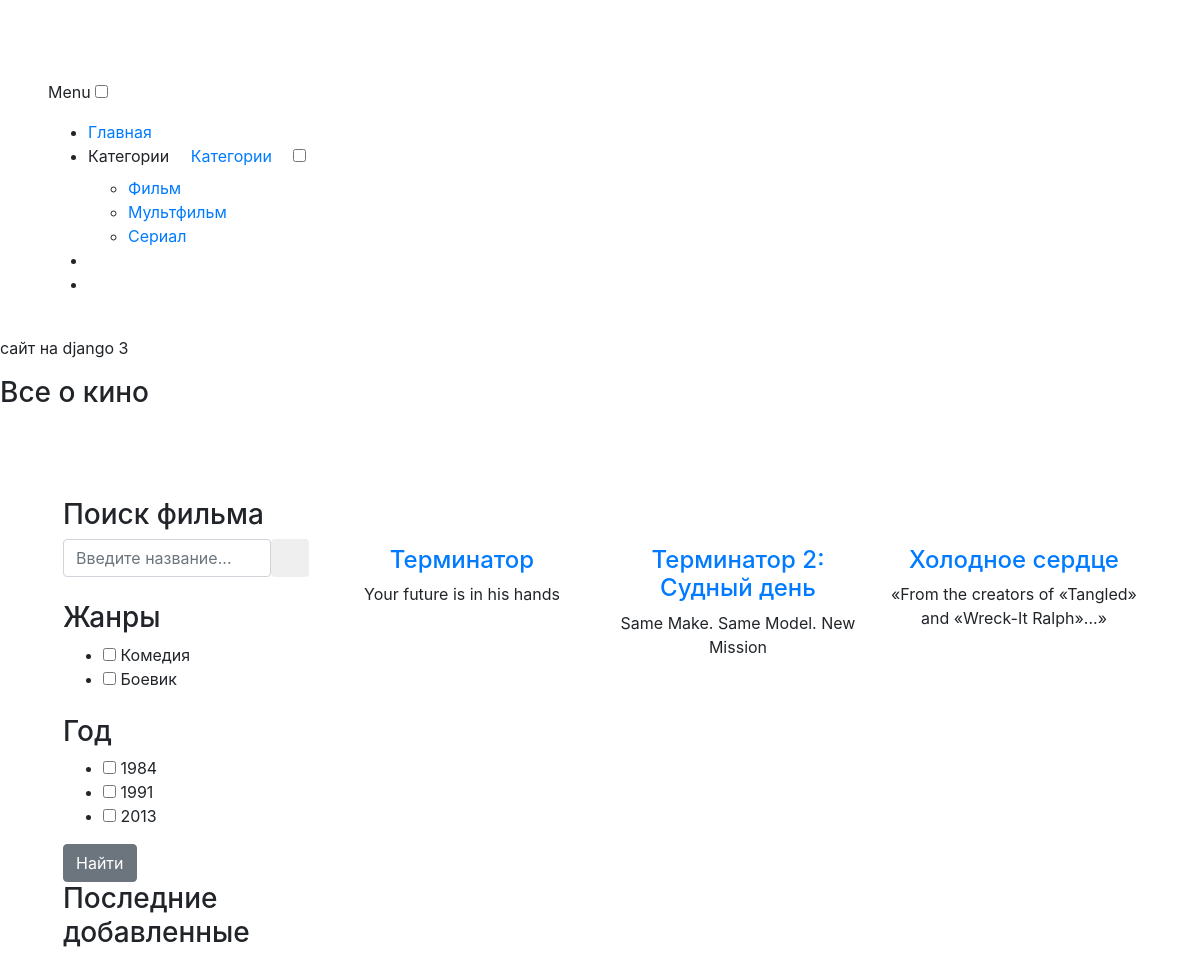
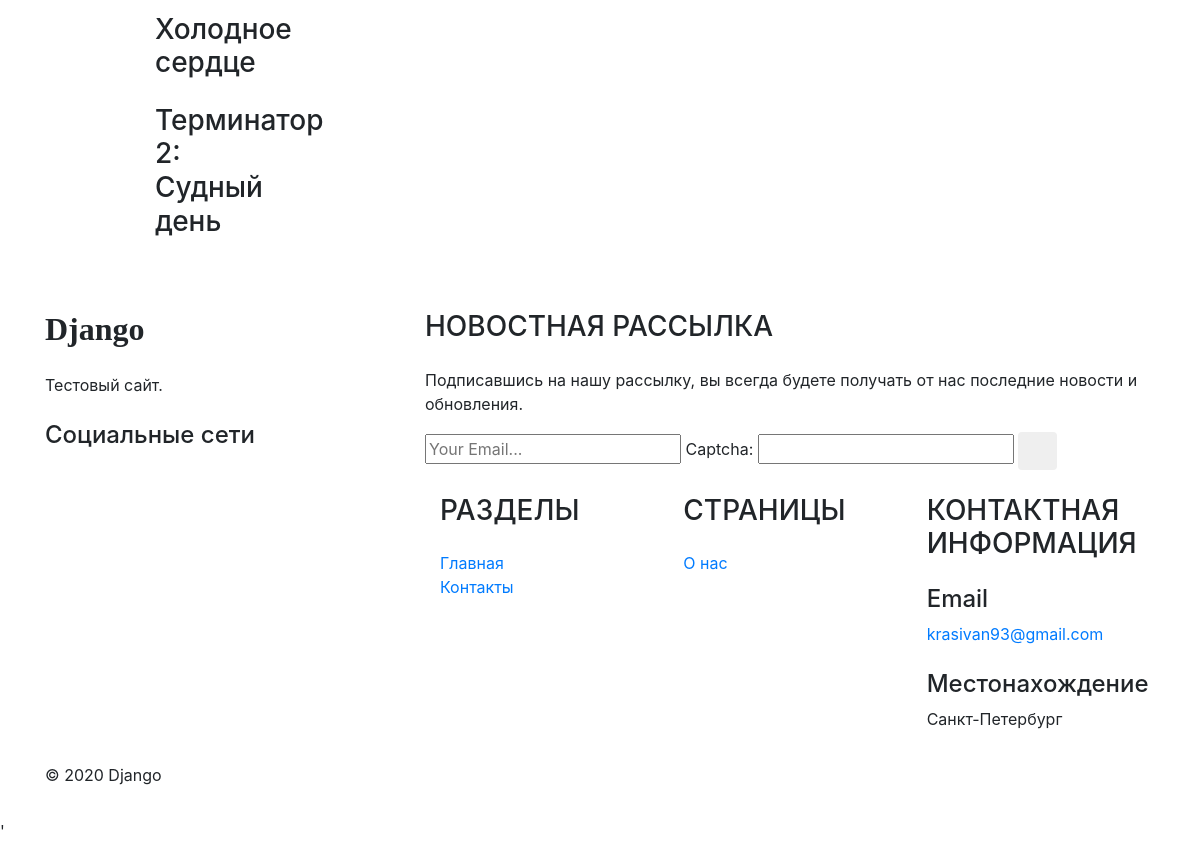
The page / on the database its author committed (2 pictures, top to bottom).
### movies/models.py (models this page shows, shortened)
class Category(models.Model):
    name = models.CharField("Категория", max_length=128)
    description = models.TextField("Описание")
    url = models.SlugField(max_length=256, unique=True)
    class Meta:
        verbose_name = "Категория"
        verbose_name_plural = "Категории"

class Genre(models.Model):
    name = models.CharField("Имя", max_length=128)
    description = models.TextField("Описание")
    url = models.SlugField(max_length=256, unique=True)
    class Meta:
        verbose_name = "Жанр"
        verbose_name_plural = "Жанры"

class Movie(models.Model):
    title = models.CharField("Название", max_length=128)
    tagline = models.CharField("Слоган", max_length=128, default='')
    description = models.TextField("Описание")
    poster = models.ImageField("Постер", upload_to="movies/")
    year = models.PositiveSmallIntegerField("Год", default=2020)
    country = models.CharField("Страна", max_length=64)
    directors = models.ManyToManyField(Actor, verbose_name="режиссер", related_name="film_director")
    actors = models.ManyToManyField(Actor, verbose_name="актеры", related_name="film_actor")
    genres = models.ManyToManyField(Genre, verbose_name="жанры")
    world_premiere = models.DateField("Премьера в мире", default=date.today)
    budget = models.PositiveIntegerField("Бюджет", default=0, help_text="сумма в долларах")
    fees_in_usa = models.PositiveIntegerField("Сборы в США", default=0, help_text="сумма в долларах")
    fees_in_world = models.PositiveIntegerField("Сборы в мире", default=0, help_text="сумма в долларах")
    category = models.ForeignKey(Category, verbose_name="Категория", on_delete=models.SET_NULL, null=True)
    url = models.SlugField(max_length=256, unique=True)
    draft = models.BooleanField("Черновик", default=False)
    def get_absolute_url(self):
        return reverse("movie_detail", kwargs={"slug": self.url})
    class Meta:
        verbose_name = "Фильм"
        verbose_name_plural = "Фильмы"

### movies/views.py (the view)
# urls.py: path('', views.MoviesView.as_view(), name='home'),
class MoviesView(GenreYear, ListView):
    model = Movie
    queryset = Movie.objects.filter(draft=False)

### contact/forms.py
class ContactForm(forms.ModelForm):
    captcha = ReCaptchaField()
    class Meta:
        model = Contact
        fields = ('email', 'captcha')
        widgets = {
            "email": forms.TextInput(attrs={'class': 'editContent', 'placeholder': 'Your Email...'})
        }
        labels = {
            'email': ''
        }

### contact/templatetags/contact_tags.py (called while the page is built)
@register.inclusion_tag("contact/tags/form.html")
def contact_form():
    return {'contact_form': ContactForm()}

### movies/templatetags/movie_tag.py (called while the page is built)
@register.simple_tag()
def get_categories():
    return Category.objects.all()

@register.inclusion_tag("movies/tags/last_movie.html")
def get_last_movies(count=5):
    movies = Movie.objects.order_by("-id")[:count]
    return {"last_movies": movies}

### movies/views.py (called while the page is built)
    def get_genres(self):
        return Genre.objects.all()

    def get_years(self):
        return Movie.objects.filter(draft=False).values("year")

### templates/movies/movie_list.html (shortened to what this page needs)
{% extends 'movies/base.html' %}
{% block header %} bg1 {% endblock header %}
{% block movie %}
<div class="left-ads-display col-lg-9">
    <div class="row">
        {% for movie in movie_list %}
        <div class="col-md-4 product-men">
            <div class="slogan-info editContent text-center mt-lg-4" >
                <div class="men-thumb-item">
                </div>
                <div class="item-info-product">
                    <h4 class="">
                        <a href="{{ movie.get_absolute_url }}" class="editContent" >
                            {{ movie.title }}
                        </a>
                    </h4>
                    <div class="product_price">
                            <span class="money editContent" > {{ movie.tagline }}</span>
                    </div>
                </div>
            </div>
        </div>
        {% endfor %}
    </div>
</div>
{% endblock movie %}

### templates/movies/base.html (shortened to what this page needs)
{% extends 'base.html' %}
{% block content %}
    <section class="ab-info-main py-md-5 py-4 editContent" style="padding-left: 3rem; padding-right: 3rem;">
        {% block container %}
            <div class="container-fluid py-md-3">
        {% endblock container %}
            <div class="row">
                {% block sidebar %}
                <div class="side-bar col-lg-3">
                    {% include 'include/sidebar.html' %}
                {% endblock sidebar %}
                </div>
                {% block movie %}
                {% endblock movie %}
            </div>
        </div>
    </section>
{% endblock content %}

### templates/base.html (shortened to what this page needs)
<!DOCTYPE html>
{% load static recaptcha3 %}
<html lang="ru">
<head>
    <link rel="stylesheet" href="{% static 'css/bootstrap.css' %}">
    <link rel="stylesheet" href="{% static 'css/style.css' %}" type="text/css" media="all">
    <link href="{% static 'css/font-awesome.css' %}" rel="stylesheet">
</head>
<body>
<div id="page" class="page">
    <div class="main-banner bg {% block header %}  {% endblock header %}" id="home">
        {% include 'include/header.html' %}
    </div>
    {% block content %}
    {% endblock content %}
    {% include 'include/footer.html' %}
 </div>
</body>
<script src="{% static 'js/scripts.js' %}"></script>'
</html>

### templates/include/header.html (shortened to what this page needs)
{% load movie_tag %}
<header class="header">
    <div class="container-fluid px-lg-5">
        <nav class="py-4">
            <div id="logo">
                <h1> <a href="/" class="editContent"
                        style="outline: none; outline-offset: -2px; cursor: inherit; color: rgb(255, 255, 255);\
                        font-size: 40px; background-color: rgba(0, 0, 0, 0); \
                        font-family: &quot;Source Sans Pro&quot;, sans-serif;">DjangoMovie</a></h1>
            </div>
            <label for="drop" class="toggle">Menu</label>
            <input type="checkbox" id="drop">
            <ul class="menu mt-2">
                <li class="active"><a href="/">Главная</a></li>
                <li>
                    <label for="drop-2" class="toggle">Категории <span class="fa fa-angle-down" aria-hidden="true" ></span> </label>
                    <a href="">Категории <span class="fa fa-angle-down" aria-hidden="true"></span></a>
                    <input type="checkbox" id="drop-2">
                    <ul>
                        {% get_categories as categories %}
                        {% for category in categories %}
                            <li>
                                <a href="{% url 'category' category.name %}">{{ category.name }}</a>
                            </li>
                        {% endfor %}
                    </ul>
                </li>
                {% if user.is_authenticated %}
                <span class="money editContent">{{ user.username }}</span>
                <li><a href="{% url 'account_logout' %}"
                       style="color: rgb(255, 255, 255); font-weight: 700; text-transform: uppercase;">Выход</a>
                </li>
                {% else %}
                <li><a href="{% url 'account_login' %}"
                       style="color: rgb(255, 255, 255); font-weight: 700; text-transform: uppercase;">Вход</a>
                </li>
                <li><a href="{% url 'account_signup' %}"
                       style="color: rgb(255, 255, 255); font-weight: 700; text-transform: uppercase;">Регистрация</a>
                </li>
                {% endif %}
            </ul>
        </nav>
    </div>
</header>
<div class="banner-info">
    <p class="editContent" > сайт на django 3</p>
    <h3 class="mb-4 editContent">Все о кино</h3>
</div>

### templates/include/sidebar.html
{% load movie_tag %}
<div class="search-bar w3layouts-newsletter">
    <h3 class="sear-head editContent" >Поиск фильма</h3>
    <form action="{% url 'search' %}" method="get" class="d-flex editContent" >
        <input type="search" placeholder="Введите название..." name="q" class="form-control" required="">
        <button class="btn1 btn" type="submit"><span class="fa fa-search" aria-hidden="true" ></span></button>
    </form>
</div>
<form action="{% url 'json_filter' %}" method="get" name="filter">
<div class="left-side my-4">
    <h3 class="sear-head editContent" >Жанры</h3>
    <ul class="w3layouts-box-list">
        {% for genre in view.get_genres %}
            <li class="editContent" >
                <input type="checkbox" class="checked" name="genre" value="{{ genre.id }}">
                <span class="span editContent" >{{ genre.name }}</span>
            </li>
        {% endfor %}
    </ul>
</div>
    <div class="left-side">
        <h3 class="sear-head editContent" >Год</h3>
        <ul class="w3layouts-box-list">
            {% for movie in view.get_years %}
                <li class="editContent" >
                    <input type="checkbox" class="checked" name="year" value="{{ movie.year }}">
                    <span class="span editContent" >{{ movie.year }}</span>
                </li>
            {% endfor %}
        </ul>
    </div>
    <button type="submit" class="btn btn-secondary">Найти</button>
</form>
{% get_last_movies count=2 %}

### templates/movies/tags/last_movie.html (shortened to what this page needs)
<div class="deal-leftmk left-side">
    <h3 class="sear-head editContent">Последние добавленные</h3>
    {% for movie in last_movies %}
    <div class="special-sec1 row mt-3 editContent">
        <div class="img-deals col-md-4">
        </div>
        <div class="img-deal1 col-md-4">
            <h3 class="editContent">{{ movie.title }}</h3>
        </div>
    </div>
    {% endfor %}
</div>

### templates/include/footer.html
{% load contact_tags %}
<footer class="editContent">
    <div class="container">
        <div class="row footer-top">
            <div class="col-lg-4 footer-grid_section_w3layouts">
                <h2 class="logo-2 mb-lg-4 mb-3">
                    <span class="fa" aria-hidden="true" >
                        Django
                    </span>
                </h2>
                <p class="editContent" >
                    Тестовый сайт.
                </p>
                <h4 class="sub-con-fo ad-info my-4 editContent" >Социальные сети</h4>
                <ul class="w3layouts_social_list media-soc list-unstyled">
                    <li>
                        <a href="https://vk.com/razer725" >
                            <i class="fab fa-vk fa-2x"></i>
                        </a>
                    </li>
                </ul>
            </div>
            <div class="col-lg-8 footer-right">
                <div class="w3layouts-news-letter">
                    {% contact_form %}
                </div>
                <div class="row mt-lg-4 bottom-w3layouts-sec-nav mx-0">
                    <div class="col-md-4 footer-grid_section_w3layouts">
                        <h3 class="footer-title text-uppercase editContent mb-lg-4 mb-3" >Разделы</h3>
                        <ul class="list-unstyled w3layouts-icons">
                            <li>
                                <a href="{% url 'home' %}" class="editContent" >Главная</a>
                            </li>
                            <li>
                                <a href="{% url 'contacts' %}" class="editContent" >Контакты</a>
                            </li>
                        </ul>
                    </div>
                    <div class="col-md-4 footer-grid_section_w3layouts">
                        <div class="agileinfo_social_icons">
                            <h3 class="footer-title text-uppercase editContent mb-lg-4 mb-3" >Страницы</h3>
                            <ul class="list-unstyled w3layouts-icons">
                                <li>
                                    <a href="{% url 'about' %}" class="editContent" >О нас</a>
                                </li>
                            </ul>
                        </div>
                    </div>
                    <div class="col-md-4 footer-grid_section_w3layouts my-md-0 my-5">
                        <h3 class="footer-title text-uppercase text-wh mb-lg-4 mb-3 editContent" >Контактная информация</h3>
                        <div class="contact-info">
                            <div class="footer-address-inf my-4">
                                <h4 class="ad-info mb-2 editContent" >Email </h4>
                                <p class="editContent" ><a href="mailto:info@example.com">krasivan93@gmail.com</a></p>
                            </div>
                            <div class="footer-address-inf">
                                <h4 class="ad-info mb-2 editContent" >Местонахождение</h4>
                                <p class="editContent" >Санкт-Петербург</p>
                            </div>
                        </div>
                    </div>
                </div>
            </div>
        </div>
    </div>
</footer>
<div class="cpy-right py-3">
    <div class="container">
        <div class="row">
            <p class="col-md-10 text-left">© 2020 Django
            </p>
            <a href="#home" class="move-top text-right col-md-2"><span class="fa fa-long-arrow-up" aria-hidden="true" ></span></a>
        </div>
    </div>
</div>

### templates/contact/tags/form.html (shortened to what this page needs)
 <h3 class="footer-title text-uppercase editContent mb-lg-4 mb-3" >Новостная рассылка</h3>
    <p class="editContent" >Подписавшись на нашу рассылку, вы всегда будете получать от нас последние новости и обновления.</p>
    <form action="{% url 'contact' %}" method="post" class="w3layouts-newsletter">
        {{ contact_form }}
        <button class="btn1 btn" ><span class="fa fa-paper-plane-o" aria-hidden="true" ></span></button>
    </form>

### rows shown on the page
Category: name "Фильм"
Category: name "Мультфильм"
Category: name "Сериал"
Genre: name "Комедия"
Genre: name "Боевик"
Movie: title "Холодное сердце", tagline "«From the creators of «Tangled» and «Wreck-It Ralph»...»"
Movie: title "Терминатор 2: Судный день", tagline "Same Make. Same Model. New Mission"
Movie: title "Терминатор", tagline "Your future is in his hands"

### other values the page prints
{{ movie.year }} "1984" "1991" "2013"
